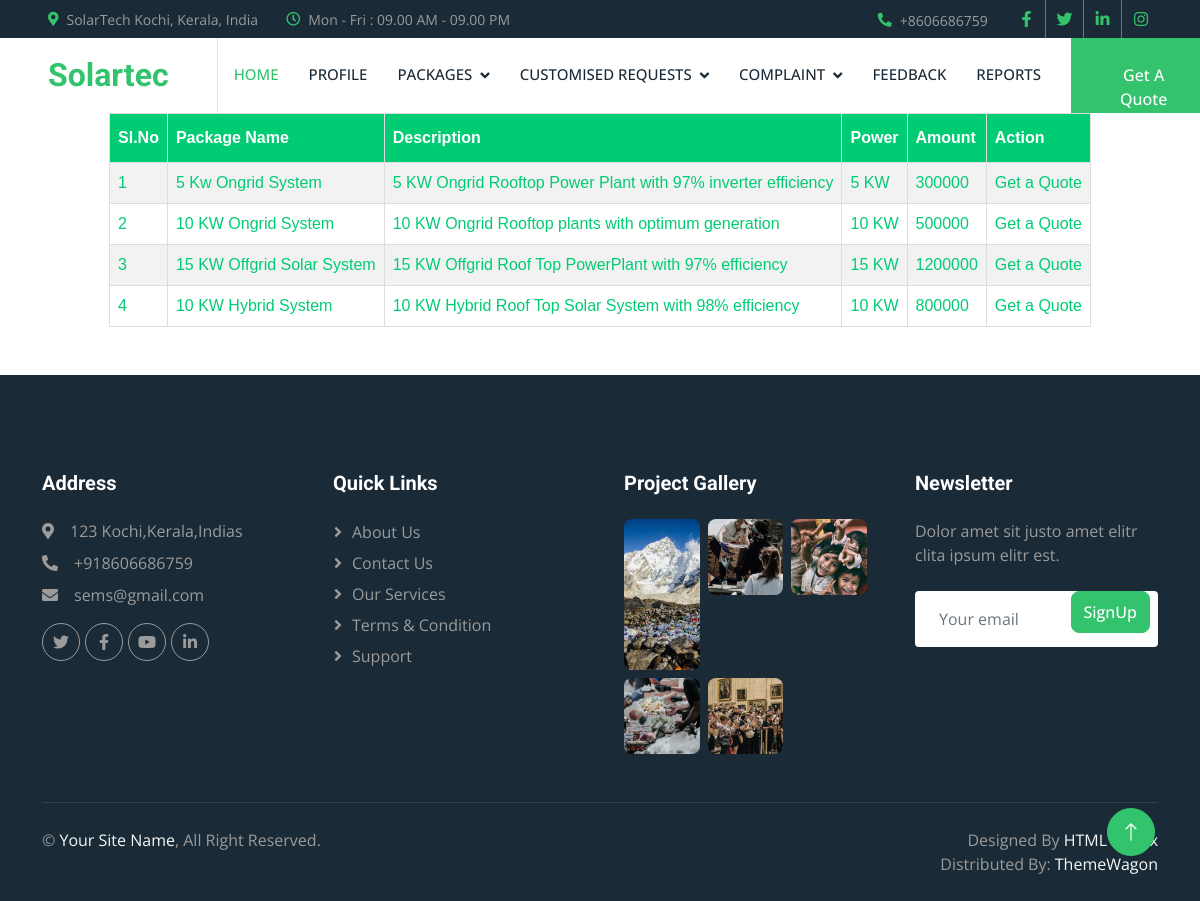
Screenshot of /User/Viewpackage/ with the database file from the repository.
### Admin/models.py (models this page shows)
class tbl_package(models.Model):
    package_name=models.CharField(max_length=50)
    package_description=models.CharField(max_length=50)
    package_amount=models.CharField(max_length=50)
    package_msg=models.CharField(max_length=50)
    power=models.CharField(max_length=50)
    category=models.ForeignKey(tbl_category, on_delete=models.CASCADE)
    panel=models.ForeignKey(tbl_panelbrand, on_delete=models.CASCADE)
    inverter=models.ForeignKey(tbl_inverterbrand, on_delete=models.CASCADE,null=True)
    battery=models.ForeignKey(tbl_batterybrand, on_delete=models.CASCADE,null=True)
    package_photo =models.FileField(upload_to='Assets/packagephoto/')

### User/views.py (the view)
# urls.py: path('Viewpackage/',views.Viewpackage,name="Viewpackage"),
def Viewpackage(request):
    data=tbl_package.objects.all()
    return render(request,"User/Viewpackage.html",{'data':data})

### User/Templates/User/Viewpackage.html (shortened to what this page needs)
{% extends 'User/header.html' %}
{% load static %}
{% block content %}
<!DOCTYPE html>
<html lang="en">
<head>
</head>
<body>
    <table border="1" align="center" cellpadding="5">
        <tr>
            <th>Sl.No</th>
            <th>Package Name</th>
            <th>Description</th>
            <th>Power</th>
            <th>Amount</th>
            <th>Action</th>
        </tr>
        {% for i in data %}
        <tr>
            <td>{{forloop.counter}}</td>
            <td>{{i.package_name}}</td>
            <td>{{i.package_description}}</td>
            <td>{{i.power}}</td>
            <td>{{i.package_amount}}</td>
            <td><a href="{% url 'User:Sendinterest' i.id %}">Get a Quote</a></td>
        </tr>
        {% endfor %}
    </table>
</body>
{% endblock content %}

### User/Templates/User/header.html (shortened to what this page needs)
{% load static %}
<!DOCTYPE html>
<html lang="en">
<head>
    <link rel="stylesheet" href="{% static 'formUser.css' %}">
    <link href="https://cdnjs.cloudflare.com/ajax/libs/font-awesome/5.10.0/css/all.min.css" rel="stylesheet">
    <link href="https://cdn.jsdelivr.net/npm/bootstrap-icons@1.4.1/font/bootstrap-icons.css" rel="stylesheet">
    <link href="{% static 'main/lib/animate/animate.min.css' %}" rel="stylesheet">
    <link href="{% static 'main/lib/owlcarousel/assets/owl.carousel.min.css' %}" rel="stylesheet">
    <link href="{% static 'main/lib/lightbox/css/lightbox.min.css' %}" rel="stylesheet">
    <link href="{% static 'main/css/bootstrap.min.css' %}" rel="stylesheet">
    <link href="{% static 'main/css/style.css' %}" rel="stylesheet">
</head>
<body>
    <div class="container-fluid bg-dark p-0">
        <div class="row gx-0 d-none d-lg-flex">
            <div class="col-lg-7 px-5 text-start">
                <div class="h-100 d-inline-flex align-items-center me-4">
                    <small class="fa fa-map-marker-alt text-primary me-2"></small>
                    <small>SolarTech Kochi, Kerala, India</small>
                </div>
                <div class="h-100 d-inline-flex align-items-center">
                    <small class="far fa-clock text-primary me-2"></small>
                    <small>Mon - Fri : 09.00 AM - 09.00 PM</small>
                </div>
            </div>
            <div class="col-lg-5 px-5 text-end">
                <div class="h-100 d-inline-flex align-items-center me-4">
                    <small class="fa fa-phone-alt text-primary me-2"></small>
                    <small>+8606686759</small>
                </div>
                <div class="h-100 d-inline-flex align-items-center mx-n2">
                    <a class="btn btn-square btn-link rounded-0 border-0 border-end border-secondary" href=""><i class="fab fa-facebook-f"></i></a>
                    <a class="btn btn-square btn-link rounded-0 border-0 border-end border-secondary" href=""><i class="fab fa-twitter"></i></a>
                    <a class="btn btn-square btn-link rounded-0 border-0 border-end border-secondary" href=""><i class="fab fa-linkedin-in"></i></a>
                    <a class="btn btn-square btn-link rounded-0" href=""><i class="fab fa-instagram"></i></a>
                </div>
            </div>
        </div>
    </div>
    <nav class="navbar navbar-expand-lg bg-white navbar-light sticky-top p-0">
        <a href="index.html" class="navbar-brand d-flex align-items-center border-end px-4 px-lg-5">
            <h2 class="m-0 text-primary">Solartec</h2>
        </a>
        <div class="collapse navbar-collapse" id="navbarCollapse">
            <div class="navbar-nav ms-auto p-4 p-lg-0">
                <a href="{% url 'User:index' %}" class="nav-item nav-link active">Home</a>
                <a href="{% url 'User:my_pro' %}" class="nav-item nav-link">Profile</a>
                <div class="nav-item dropdown">
                    <a href="#" class="nav-link dropdown-toggle" data-bs-toggle="dropdown">Packages</a>
                </div>
                <div class="nav-item dropdown">
                    <a href="#" class="nav-link dropdown-toggle" data-bs-toggle="dropdown">Customised Requests</a>
                </div>
                <div class="nav-item dropdown">
                    <a href="#" class="nav-link dropdown-toggle" data-bs-toggle="dropdown">Complaint</a>
                </div>
                <a href="{% url 'User:feedbackInsert' %}" class="nav-item nav-link">Feedback</a>
                <a href="{% url 'User:Userreport' %}" class="nav-item nav-link">Reports</a>
            </div>
            <a href=" {% url 'User:CusrequestsInsertSelect' %}" class="btn btn-primary rounded-0 py-4 px-lg-5 d-none d-lg-block">Get A Quote<i class="fa fa-arrow-right ms-3"></i></a>
        </div>
    </nav>
<div id="tab" align="center">
{% block content %}
{% endblock content %}
</div>
    <div class="container-fluid bg-dark text-body footer mt-5 pt-5 wow fadeIn" data-wow-delay="0.1s">
        <div class="container py-5">
            <div class="row g-5">
                <div class="col-lg-3 col-md-6">
                    <h5 class="text-white mb-4">Address</h5>
                    <p class="mb-2"><i class="fa fa-map-marker-alt me-3"></i>123 Kochi,Kerala,Indias</p>
                    <p class="mb-2"><i class="fa fa-phone-alt me-3"></i>+918606686759</p>
                    <p class="mb-2"><i class="fa fa-envelope me-3"></i>sems@gmail.com</p>
                    <div class="d-flex pt-2">
                        <a class="btn btn-square btn-outline-light btn-social" href=""><i class="fab fa-twitter"></i></a>
                        <a class="btn btn-square btn-outline-light btn-social" href=""><i class="fab fa-facebook-f"></i></a>
                        <a class="btn btn-square btn-outline-light btn-social" href=""><i class="fab fa-youtube"></i></a>
                        <a class="btn btn-square btn-outline-light btn-social" href=""><i class="fab fa-linkedin-in"></i></a>
                    </div>
                </div>
                <div class="col-lg-3 col-md-6">
                    <h5 class="text-white mb-4">Quick Links</h5>
                    <a class="btn btn-link" href="">About Us</a>
                    <a class="btn btn-link" href="">Contact Us</a>
                    <a class="btn btn-link" href="">Our Services</a>
                    <a class="btn btn-link" href="">Terms & Condition</a>
                    <a class="btn btn-link" href="">Support</a>
                </div>
                <div class="col-lg-3 col-md-6">
                    <h5 class="text-white mb-4">Project Gallery</h5>
                    <div class="row g-2">
                        <div class="col-4">
                            <img class="img-fluid rounded" src="{% static 'main/img/gallery-1.jpg' %}" alt="">
                        </div>
                        <div class="col-4">
                            <img class="img-fluid rounded" src="{% static 'main/img/gallery-2.jpg' %}" alt="">
                        </div>
                        <div class="col-4">
                            <img class="img-fluid rounded" src="{% static 'main/img/gallery-3.jpg' %}" alt="">
                        </div>
                        <div class="col-4">
                            <img class="img-fluid rounded" src="{% static 'main/img/gallery-4.jpg' %}" alt="">
                        </div>
                        <div class="col-4">
                            <img class="img-fluid rounded" src="{% static 'main/img/gallery-5.jpg' %}" alt="">
                        </div>
                        <div class="col-4">
                        </div>
                    </div>
                </div>
                <div class="col-lg-3 col-md-6">
                    <h5 class="text-white mb-4">Newsletter</h5>
                    <p>Dolor amet sit justo amet elitr clita ipsum elitr est.</p>
                    <div class="position-relative mx-auto" style="max-width: 400px;">
                        <input class="form-control border-0 w-100 py-3 ps-4 pe-5" type="text" placeholder="Your email">
                        <button type="button" class="btn btn-primary py-2 position-absolute top-0 end-0 mt-2 me-2">SignUp</button>
                    </div>
                </div>
            </div>
        </div>
        <div class="container">
            <div class="copyright">
                <div class="row">
                    <div class="col-md-6 text-center text-md-start mb-3 mb-md-0">
                        &copy; <a href="#">Your Site Name</a>, All Right Reserved.
                    </div>
                    <div class="col-md-6 text-center text-md-end">
                        Designed By <a href="https://htmlcodex.com">HTML Codex</a>
                        <br>Distributed By: <a href="https://themewagon.com" target="_blank">ThemeWagon</a>
                    </div>
                </div>
            </div>
        </div>
    </div>
    <a href="#" class="btn btn-lg btn-primary btn-lg-square rounded-circle back-to-top"><i class="bi bi-arrow-up"></i></a>
</body>
</html>

### User/static/formUser.css (style rules this page uses)
#tab { font-family: "Trebuchet MS", Arial, Helvetica, sans-serif; border-collapse: collapse; width: 100%; }
#tab td, #tab th { border: 1px solid #ddd; padding: 8px; color: #00cc74; }
#tab a { color:#00cc74; }
#tab tr:nth-child(even) { background-color: #f2f2f2; }
#tab th { padding-top: 12px; padding-bottom: 12px; text-align: left; background-color: #00cc74; color: white; }
input[type=text],[type=password],[type=email],[type=date], select { width: 100%; padding: 12px 20px; margin: 8px 0; display: inline-block; border: 1px solid #ccc; border-radius: 4px; box-sizing: border-box; }

### Guest/static/main/css/style.css (style rules this page uses)
:root { --primary: #32C36C; --light: #F6F7F8; --dark: #1A2A36; }
.back-to-top { position: fixed; display: none; right: 45px; bottom: 45px; z-index: 99; }
.btn { font-weight: 500; transition: .5s; }
.btn.btn-primary, .btn.btn-outline-primary:hover { color: #FFFFFF; }
.btn-square { width: 38px; height: 38px; }
.btn-lg-square { width: 48px; height: 48px; }
.btn-square, .btn-sm-square, .btn-lg-square { padding: 0; display: flex; align-items: center; justify-content: center; font-weight: normal; }
.navbar.sticky-top { top: -100px; transition: .5s; }
.navbar .navbar-brand, .navbar a.btn { height: 75px; }
.navbar .navbar-nav .nav-link { margin-right: 30px; padding: 25px 0; color: var(--dark); font-size: 15px; font-weight: 500; text-transform: uppercase; outline: none; }
.navbar .navbar-nav .nav-link:hover, .navbar .navbar-nav .nav-link.active { color: var(--primary); }
.navbar .dropdown-toggle::after { border: none; content: "\f107"; font-family: "Font Awesome 5 Free"; font-weight: 900; vertical-align: middle; margin-left: 8px; }
.footer .btn.btn-social { margin-right: 5px; color: #9B9B9B; border: 1px solid #9B9B9B; border-radius: 38px; transition: .3s; }
.footer .btn.btn-link { display: block; margin-bottom: 5px; padding: 0; text-align: left; color: #9B9B9B; font-weight: normal; text-transform: capitalize; transition: .3s; }
.footer .btn.btn-link::before { position: relative; content: "\f105"; font-family: "Font Awesome 5 Free"; font-weight: 900; margin-right: 10px; }
.footer .copyright { padding: 25px 0; border-top: 1px solid rgba(256, 256, 256, .1); }
.footer .copyright a { color: var(--light); }

### rows the page displays
tbl_package: package_name "5 Kw Ongrid System", package_description "5 KW Ongrid Rooftop Power Plant with 97% inverter efficiency", power "5 KW", package_amount "300000"
tbl_package: package_name "10 KW Ongrid System", package_description "10 KW Ongrid Rooftop plants with optimum generation", power "10 KW", package_amount "500000"
tbl_package: package_name "15 KW Offgrid Solar System", package_description "15 KW Offgrid Roof Top PowerPlant with 97% efficiency", power "15 KW", package_amount "1200000"
tbl_package: package_name "10 KW Hybrid System", package_description "10 KW Hybrid Roof Top Solar System with 98% efficiency", power "10 KW", package_amount "800000"
